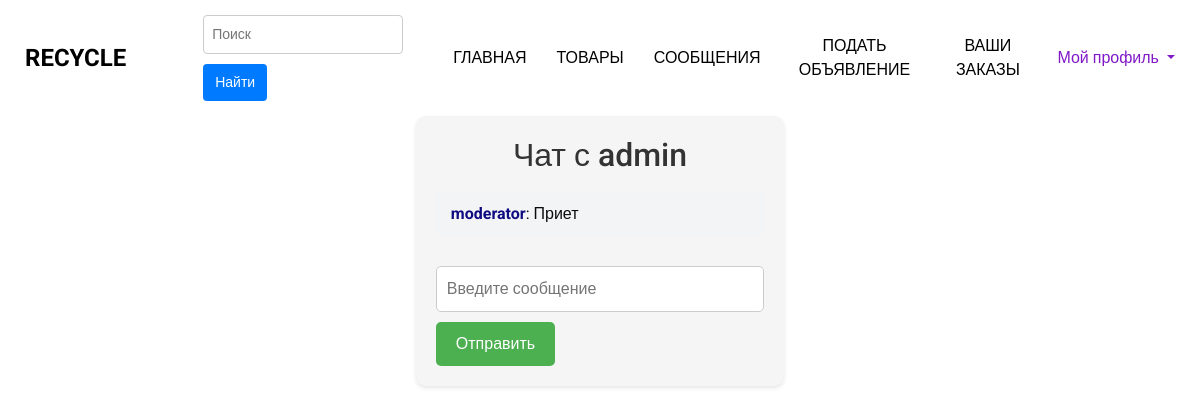
/chat/25/ (signed in), run on an earlier commit of the app's database.
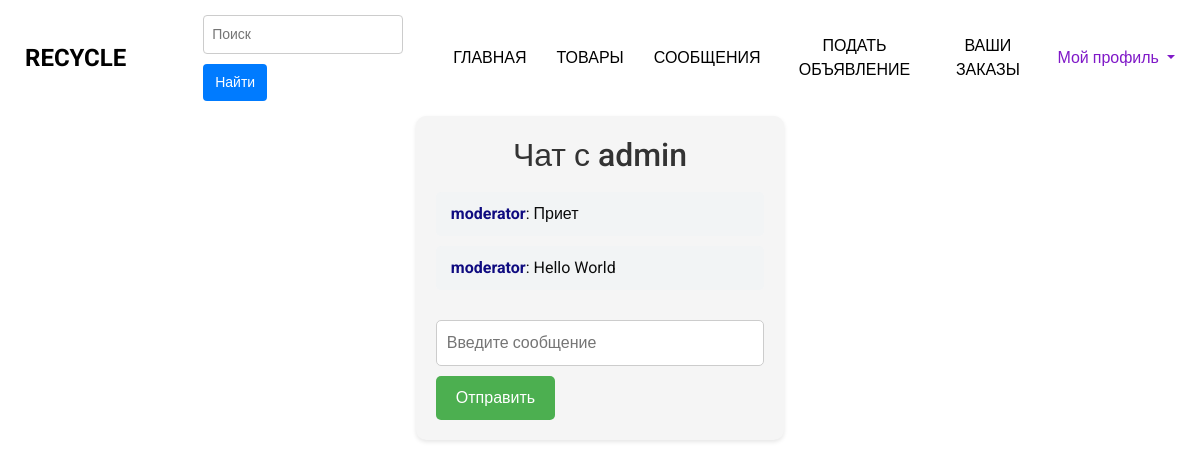
And on a later commit of the database.
### bboard/models.py (models this page shows, shortened)
class Message(models.Model):
    chat = models.ForeignKey(Chat, related_name='messages', on_delete=models.CASCADE, verbose_name='chat_message')
    sender = models.ForeignKey(User, on_delete=models.CASCADE)
    content = models.TextField(db_index=False)
    created_at = models.DateTimeField(auto_now_add=True)

### accounts/models.py (models this page shows, shortened)
class User(AbstractUser):
    phone_number = models.CharField(max_length=20)
    city = models.CharField(max_length=100, choices=CITY_CHOICES)
    average_rating = models.DecimalField(max_digits=3, decimal_places=2, default=0.0)
    total_ratings = models.PositiveIntegerField(default=0)

### bboard/views.py (the view)
# urls.py: path('chat/<int:chat_id>/', views.chat_view, name="chat"),
@login_required
def chat_view(request, chat_id):
    chat = get_object_or_404(Chat.objects.select_related('receiver'), id=chat_id)
    if request.user != chat.sender and request.user != chat.receiver:
        return HttpResponse("У вас нет доступа к этому чату.")
    messages = Message.objects.filter(chat=chat).order_by('created_at').select_related('sender')
    return render(request, "products/chat.html", {"chat": chat, "messages": messages})

### templates/products/chat.html (shortened to what this page needs)
{% extends 'products/new/base.html' %}
{% load static %}
{%block styles%}<link rel="stylesheet" type="text/css" href="{% static 'chat.css' %}">{% endblock %}
{% block content %}
<div class="chat-container">
    <h2>Чат с {{ chat.receiver.username }}</h2>
    <div class="messages-container-new">
        {% for message in messages %}
        <div class="message-new" style="background-color: {% if message.sender == request.user %}rgb(206, 221, 255){% else %}rgb(242, 244, 245){% endif %}">
            <p><strong>{{ message.sender.username }}</strong>: {{ message.content }}</p>
        </div>
        {% endfor %}
    </div>
    <div class="input-container-new">
        <form method="POST" action="{% url 'send_message' chat.id %}">
            <input type="text" name="message" placeholder="Введите сообщение" required>
            <button type="submit">Отправить</button>
        </form>
    </div>
</div>
{% endblock %}

What changed in the data, as far as the page shows it:
added Message: sender.username "moderator", content "Hello World"
